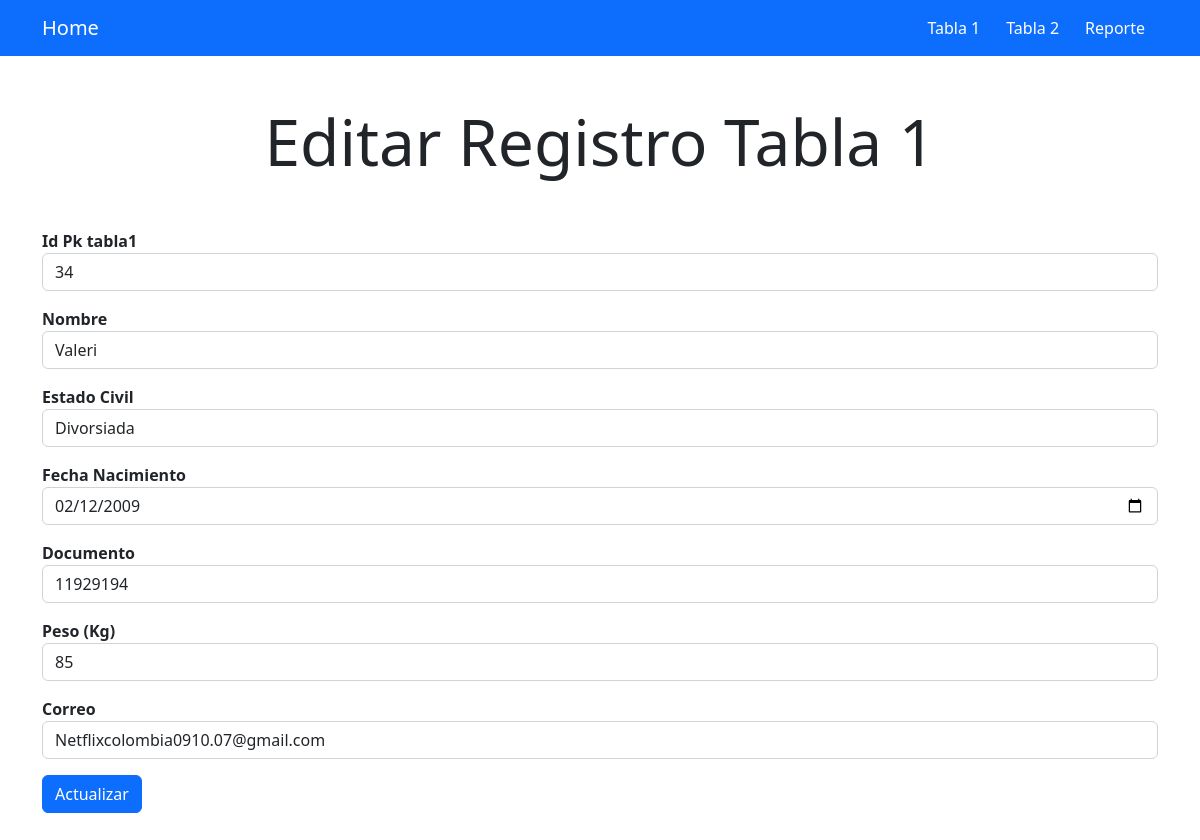
/tabla2update.php?ID=25, run on the app's committed database.
### tables this page shows
CREATE TABLE `tabla2` (
  `ID` int(11) NOT NULL,
  `ID_TABLA1` int(11) NOT NULL,
  `Nombre` varchar(225) NOT NULL,
  `Estado_Civil` varchar(40) NOT NULL,
  `fecha_registro` datetime NOT NULL,
  `Fecha_Nacimiento` date NOT NULL,
  `cc` int(11) NOT NULL,
  `Peso` float NOT NULL,
  `Email` varchar(100) NOT NULL
);

### modelos/mainModel.php (called while the page is built, shortened)
<?php
class mainModel
{
    public static function conectar()
    {
        $conexion = new PDO('mysql:host=localhost;dbname=db_taller', 'root', '');
        $conexion->exec("SET CHARACTER SET utf8");
        return $conexion;
    }
}

### tabla2update.php (the view, shortened to what this page needs)
<!DOCTYPE html>
<html lang="en">
<head>
    <?php require_once "vista/inc/Link.php"; ?>
</head>
<body>
    <?php
    require_once "modelos/mainModel.php";
    $ins_tabla1 = new mainModel();
    $id = $_GET['ID'];
    $sql = "SELECT * FROM tabla2 WHERE ID='" . $id . "' ";
    $statement = $ins_tabla1::conectar()->prepare($sql);
    $statement->execute();
    $results = $statement->fetchAll(PDO::FETCH_ASSOC);
    foreach ($results as $filas) {
        $idtabla1 = $filas['ID_TABLA1'];
        $nombre      = $filas['Nombre'];
        $EstadoC = $filas['Estado_Civil'];
        $Fecha_Na = $filas['Fecha_Nacimiento'];
        $CC = $filas['cc'];
        $Peso = $filas['Peso'];
        $Correo = $filas['Email'];
    ?>
<nav class="navbar navbar-dark bg-primary">
    <div class="container">
      <a class="navbar-brand" href="index.php">Home</a>
      <div class="d-flex">
        <a type="button" class="btn btn-primary" href="tabla1.php">Tabla 1</a>
        <a type="button" class="btn btn-primary" href="tabla2.php">Tabla 2</a>
        <a type="button" class="btn btn-primary" href="reportes.php">Reporte</a>
      </div>
    </div>
  </nav>
        <div class="container my-5 ">
            <h1 class="my-5 text-center display-3" >Editar Registro Tabla 1</h1>
            <form action="./Tablas/Tabla1R.php" method="POST">
                <label for="">
                    <strong>
                    Id Pk tabla1
                    </strong>
                </label>
                <input class="form-control mb-3" type="text" name="ID_TABLA1_A" value="<?php echo $idtabla1; ?>">
                <label for="">
                    <strong>
                    Nombre
                    </strong>
                </label>
                <input class="form-control mb-3" type="text" name="Nombre_A" value="<?php echo $nombre; ?>">
                <label for="">
                    <strong>
                    Estado Civil
                    </strong>
                </label>
                <input class="form-control mb-3" type="text" name="Estado_Civil_A" value="<?php echo $EstadoC; ?>">
                <label for="">
                    <strong>
                    Fecha Nacimiento
                    </strong>
                </label>
                <input class="form-control mb-3" type="date" name="Fecha_Nacimiento_A" value="<?php echo $Fecha_Na; ?>">
                <label for="">
                    <strong>
                    Documento
                    </strong>
                </label>
                <input class="form-control mb-3" type="text" name="cc_A" value="<?php echo $CC; ?>">
                <label for="">
                    <strong>
                    Peso (Kg)
                    </strong>
                </label>
                <input class="form-control mb-3" type="text" name="Peso_A" value="<?php echo $Peso; ?>">
                <label for="">
                    <strong>
                    Correo
                    </strong>
                </label>
                <input class="form-control mb-3" type="email" name="Email_A" value="<?php echo $Correo; ?>">
                <input class="btn btn-primary" type="submit" value="Actualizar">
            <?php } ?>
        </div>
</body>
</html>

### data on the page
tabla2: ID_TABLA1_A "34", Nombre_A "Valeri", Estado_Civil_A "Divorsiada", Fecha_Nacimiento_A "02/12/2009", cc_A "11929194", Peso_A "85", Email_A "Netflixcolombia0910.07@gmail.com"
